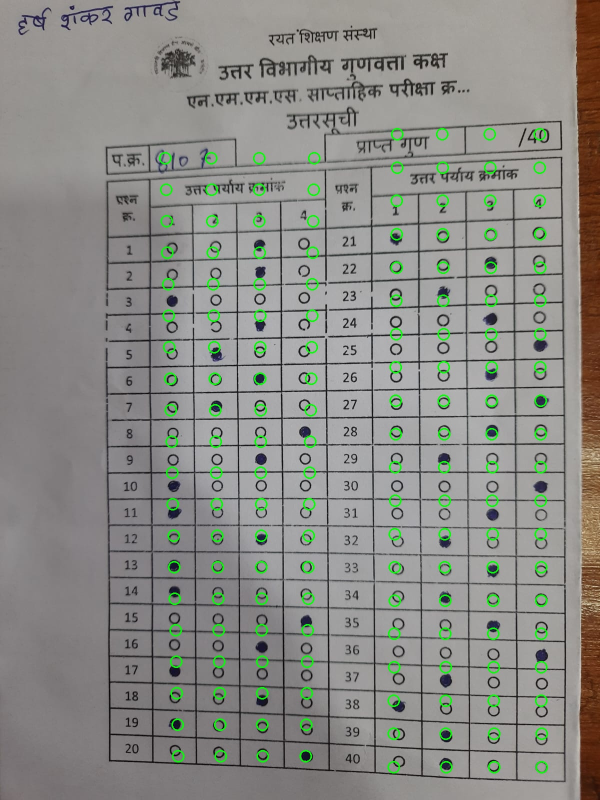
#> input picture omr-web/backend/scanner_debug.jpg, 1200 x 1600 px (shown at 1/2 size)
$ python debug_detection.py scanner_debug.jpg
#> lines starting #> are read from the running program, lines starting #| are printed output that depends on the picture
### omr-web/backend/omr/preprocessor.py
"""
Image pre-processing: deskew, perspective correction, adaptive threshold.
Returns a normalized grayscale image at TARGET_W x TARGET_H.

Handles phone-camera photos of OMR sheets:
- Tries perspective warp using the largest rectangular contour (the answer table)
- Falls back gracefully to a simple resize if no clean rectangle is found
- Applies CLAHE to improve local contrast for pen-filled bubbles
"""
import cv2
import numpy as np

TARGET_W = 800
TARGET_H = 1040


class ProcessingError(Exception):
    pass


def load_image(path: str) -> np.ndarray:
    """Load image from path; handle PDF via PyMuPDF if needed."""
#> called with path = 'scanner_debug.jpg'
    ext = path.rsplit(".", 1)[-1].lower()
    if ext == "pdf":
        try:
            import fitz  # PyMuPDF
        except ImportError:
            raise ProcessingError("PyMuPDF not installed; cannot process PDF files.")
        doc = fitz.open(path)
        page = doc.load_page(0)
        mat = fitz.Matrix(2.0, 2.0)
        pix = page.get_pixmap(matrix=mat, colorspace=fitz.csGRAY)
        arr = np.frombuffer(pix.samples, dtype=np.uint8).reshape(pix.height, pix.width)
        return arr
    else:
        # Try reading as color first, then convert to grayscale
        # This handles more image formats properly
        img = cv2.imread(path)
#> img is the input picture: shape (1600, 1200, 3); mean B, G, R 134, 139.5, 138.4
        if img is None:
            raise ProcessingError(f"Cannot read image file: {path}")

        # Convert to grayscale if color
        if len(img.shape) == 3:
            img = cv2.cvtColor(img, cv2.COLOR_BGR2GRAY)
#> img: shape (1600, 1200)

        if img is None or img.size == 0:
            raise ProcessingError(f"Loaded image is empty: {path}")

        return img


# [76 lines left out: functions _auto_canny, _angle, _is_valid_rect, _order_points, _four_point_transform, find_page, not called in this run]


def _apply_clahe(img: np.ndarray) -> np.ndarray:
    """Enhance local contrast so pen-filled bubbles stand out clearly."""
    img_u8 = np.clip(img, 0, 255).astype(np.uint8)
    # Increased clipLimit from 2.0 to 3.0 for better bubble contrast
    clahe = cv2.createCLAHE(clipLimit=3.0, tileGridSize=(8, 8))
    enhanced = clahe.apply(img_u8)
    return enhanced.astype(np.float32)


def preprocess(path: str) -> np.ndarray:
    """
    Full pipeline: load → resize → CLAHE → normalize.
    Perspective warp is intentionally skipped — it can mis-order corners
    and swap left/right columns, causing wrong option detection.
    Returns float32 grayscale image [0,255] at TARGET_W x TARGET_H.
    """
    img = load_image(path)

    if img is None or img.size == 0:
        raise ProcessingError(f"Failed to load image from {path}")

    # Resize to fixed processing dimensions (NO perspective warp)
    img = cv2.resize(img, (TARGET_W, TARGET_H), interpolation=cv2.INTER_AREA)
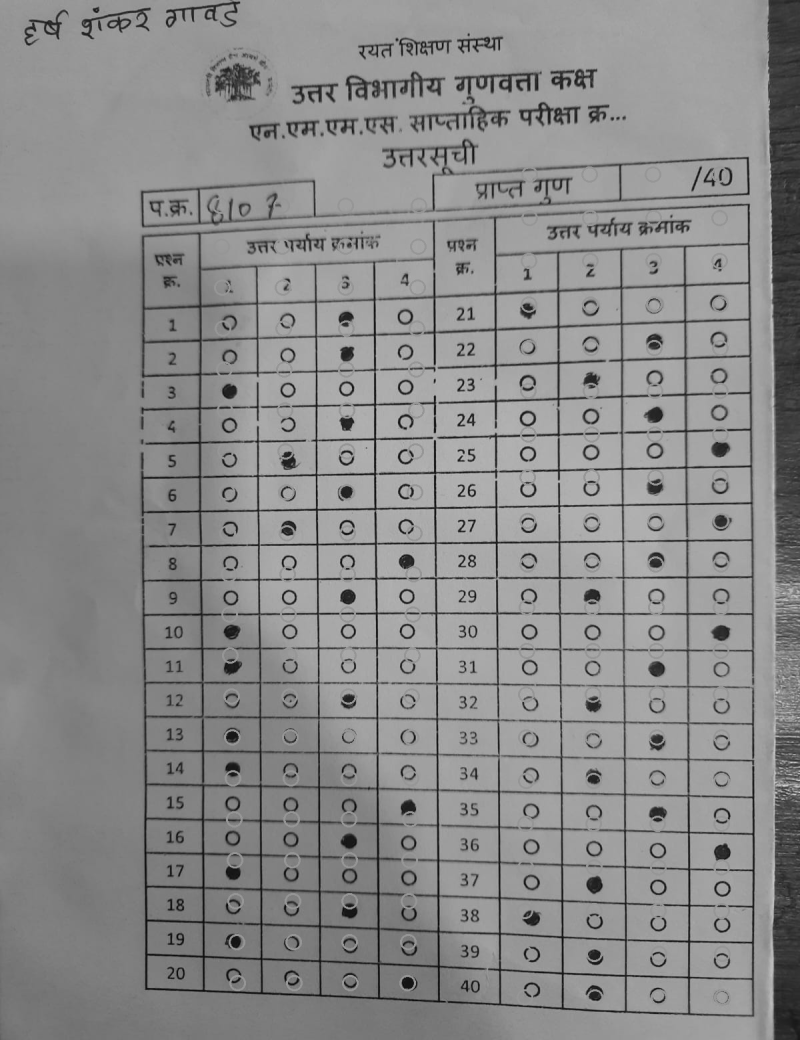
#> img: shape (1040, 800); min 8, max 211, mean 138.5

    if img is None or img.size == 0:
        raise ProcessingError("Image became empty after resize")

    # CLAHE: improves contrast for pen-filled bubbles on phone-camera photos
    img = _apply_clahe(img)

    # Final normalization
    if img.max() > img.min():
        img = cv2.normalize(img, None, 0, 255, cv2.NORM_MINMAX)

    return img.astype(np.float32)

### omr-web/backend/debug_detection.py
#!/usr/bin/env python3
"""
Debug script to visualize bubble detection and tune parameters.
Usage: python debug_detection.py <image_path>
"""
import sys
import cv2
import numpy as np
from omr.preprocessor import preprocess

def debug_circles(img_path: str):
    """Visualize circle detection with various parameter sets."""
    print(f"Loading and preprocessing: {img_path}")
    img = preprocess(img_path)
    img_u8 = np.clip(img, 0, 255).astype(np.uint8)

    # Test different parameter combinations
    param_sets = [
        # (dp, minDist, param1, param2, minR, maxR, name)
        (1, 25, 80, 20, 10, 22, "Original"),
        (1, 20, 60, 18, 8, 25, "More Sensitive"),
        (1, 30, 100, 25, 12, 20, "More Strict"),
        (1, 15, 50, 15, 8, 30, "Very Sensitive"),
    ]

    for dp, minDist, p1, p2, minR, maxR, name in param_sets:
        blurred = cv2.medianBlur(img_u8, 5)
        circles = cv2.HoughCircles(
            blurred, cv2.HOUGH_GRADIENT,
            dp=dp, minDist=minDist,
            param1=p1, param2=p2,
            minRadius=minR, maxRadius=maxR
        )

        count = len(circles[0]) if circles is not None else 0
        print(f"{name}: {count} circles detected")

        if circles is not None and count > 0:
            # Visualize
            vis = cv2.cvtColor(img_u8, cv2.COLOR_GRAY2BGR)
            for (x, y, r) in circles[0]:
                cv2.circle(vis, (int(x), int(y)), int(r), (0, 255, 0), 2)
                cv2.circle(vis, (int(x), int(y)), 2, (0, 0, 255), 3)

            out_path = f"debug_{name.replace(' ', '_')}.jpg"
            cv2.imwrite(out_path, vis)
            print(f"  -> Saved visualization to {out_path}")
#> this loop made 4 passes
#> count on passes 1 to 4: 7, 210, 0, 828
#| Original: 7 circles detected
#| More Sensitive: 210 circles detected
#| More Strict: 0 circles detected
#| Very Sensitive: 828 circles detected
#> pass 1, in debug_circles, `blurred = cv2.medianBlur(img_u8, 5)`:
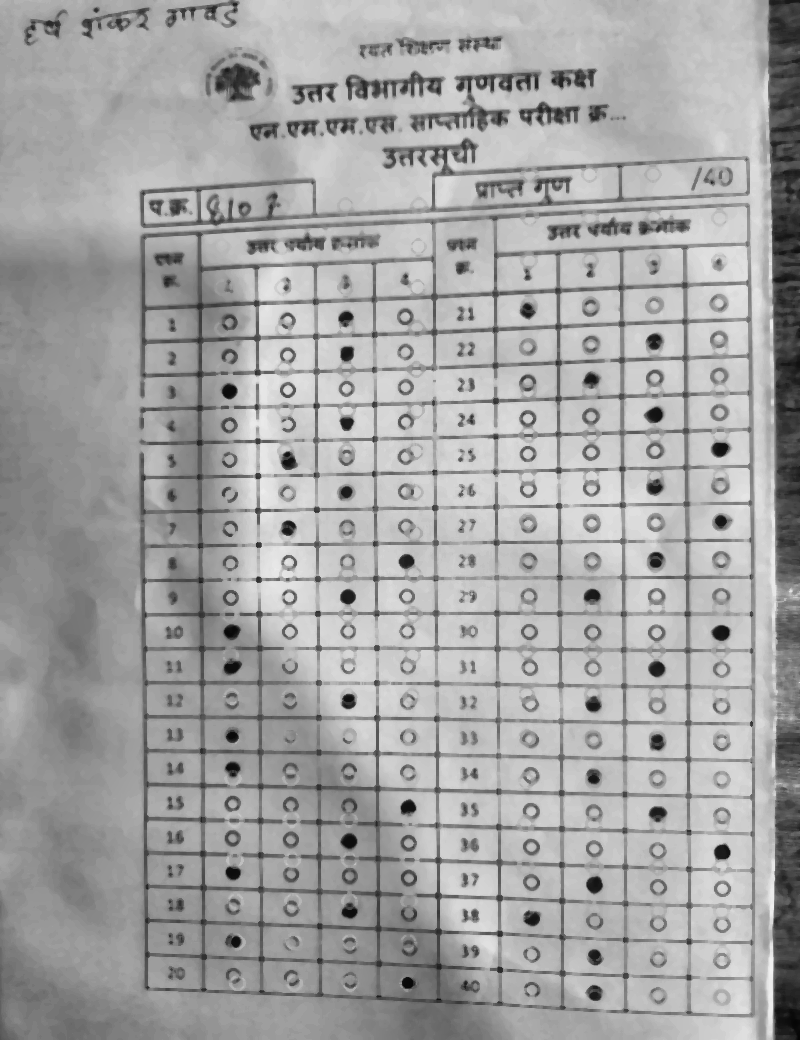
#> blurred: shape (1040, 800); min 5, max 242, mean 163.4
#> pass 1, in debug_circles, `cv2.imwrite(out_path, vis)`:
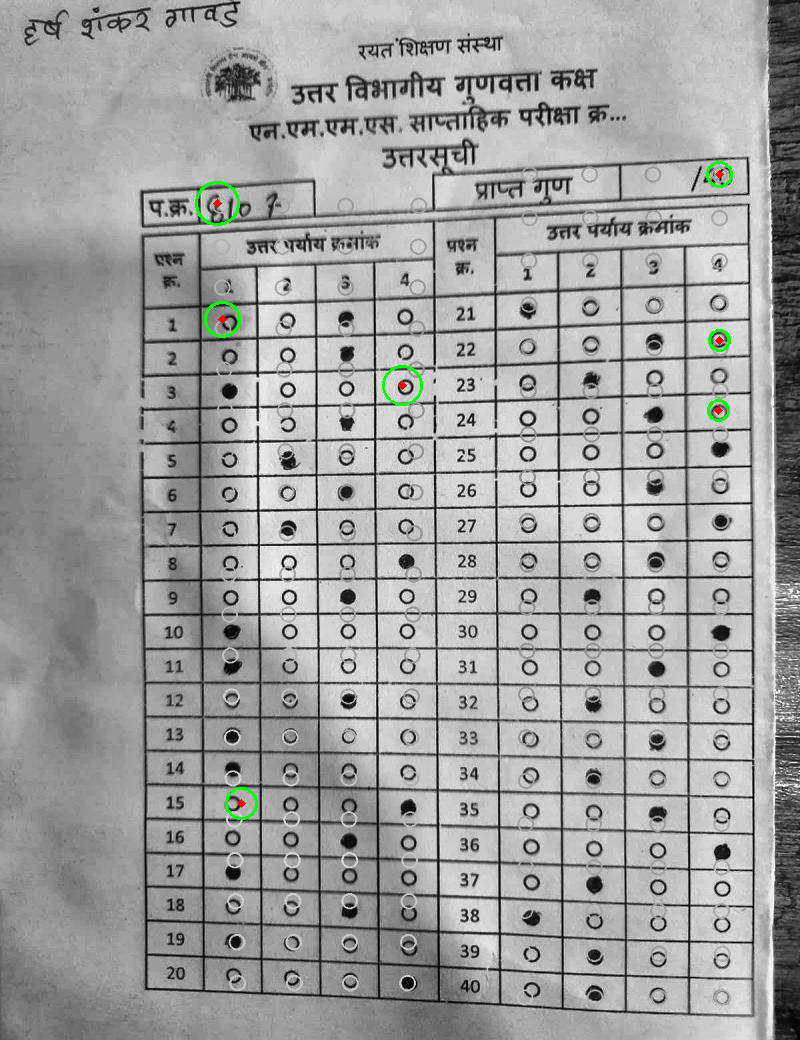
#> saved as debug_Original.jpg: shape (1040, 800, 3); mean B, G, R 159.5, 160.1, 159.6
#> pass 2, in debug_circles, `cv2.imwrite(out_path, vis)`:
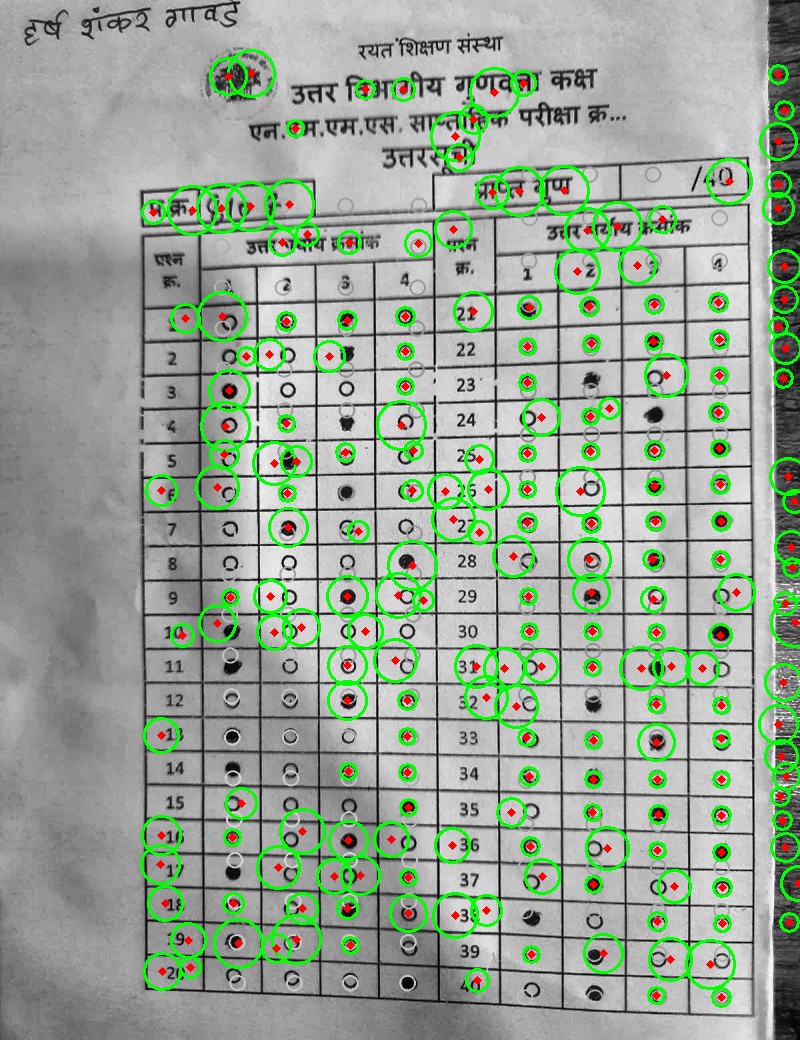
#> saved as debug_More_Sensitive.jpg: shape (1040, 800, 3); mean B, G, R 149.1, 165.7, 151.8
#> after the loop:
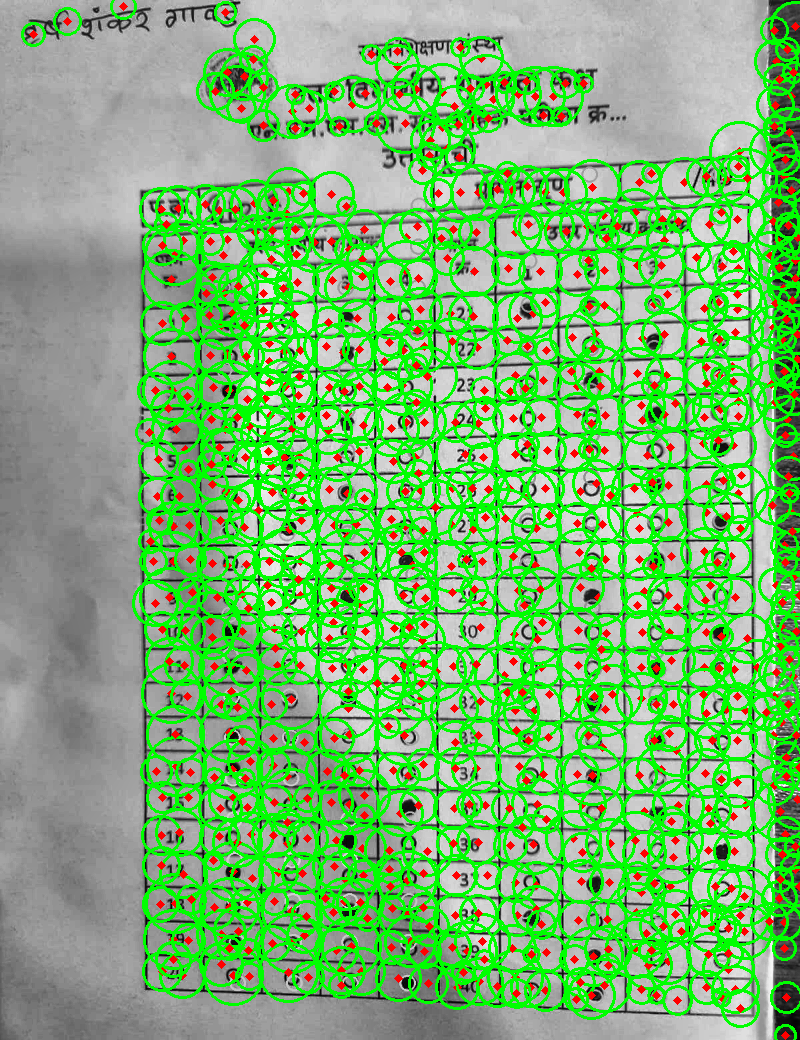
#> vis: shape (1040, 800, 3); mean B, G, R 111.9, 182.8, 120.8

    print(f"\nImage shape: {img.shape}")
#| Image shape: (1040, 800)
    print(f"Image dtype: {img.dtype}")
#| Image dtype: float32
    print(f"Image range: [{img.min():.1f}, {img.max():.1f}]")
#| Image range: [0.0, 255.0]

if __name__ == "__main__":
    if len(sys.argv) < 2:
        print("Usage: python debug_detection.py <image_path>")
        sys.exit(1)
    debug_circles(sys.argv[1])
